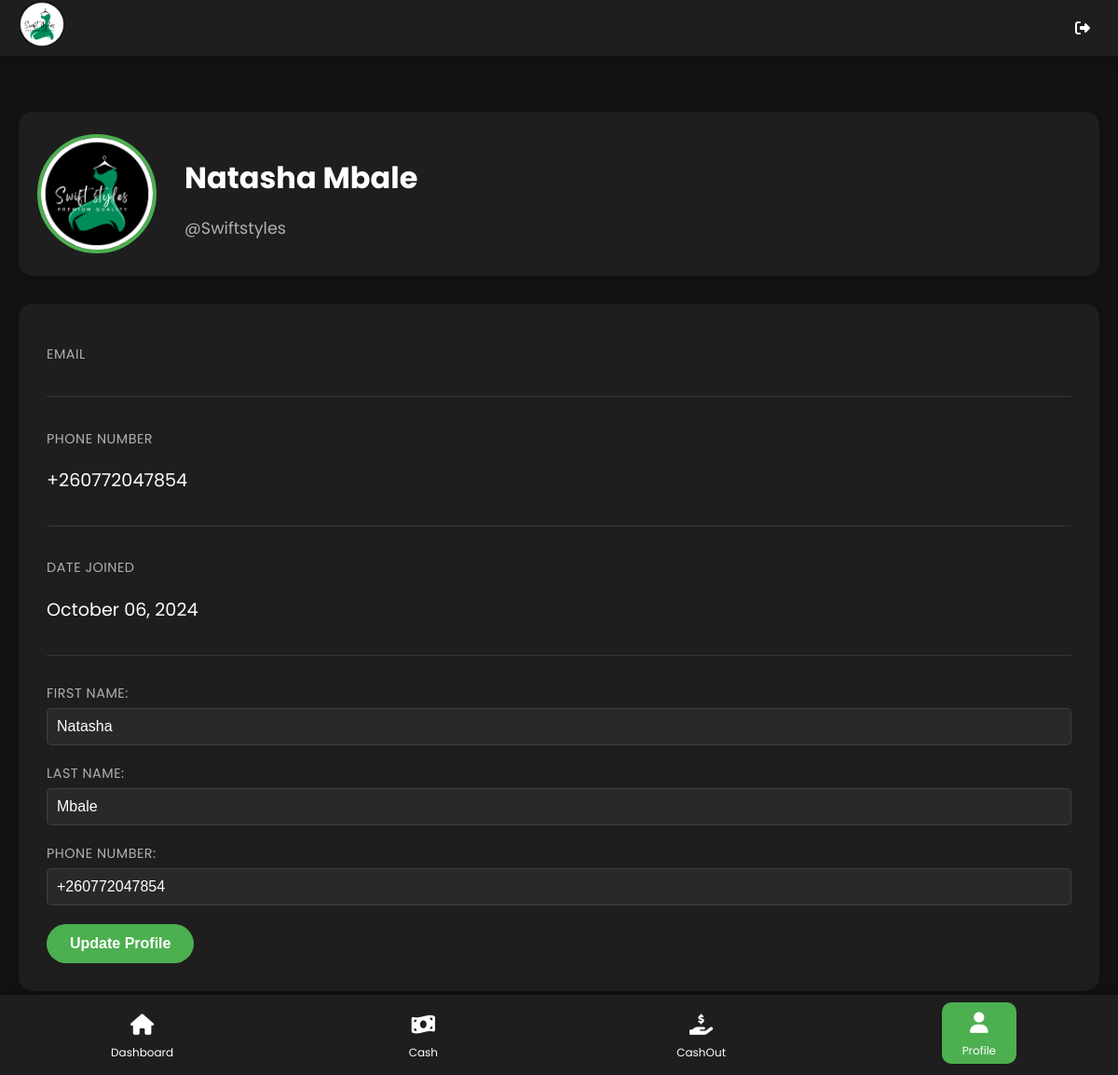
The app's page /accounts/profile/ (signed in) with its own data.
### users/models.py (models this page shows, shortened)
class CustomUser(AbstractUser):
    first_name = models.CharField(max_length=100)
    last_name = models.CharField(max_length=100)
    phone_number = models.CharField(max_length=13, unique=True)
    house_number = models.CharField(max_length=50)
    business_location = models.CharField(max_length=255)
    profile_pic = models.ImageField(upload_to='profile_pics/', null=True, blank=True)
    profile_pic_thumbnail = models.ImageField(upload_to='profile_pics/thumbnails/', null=True, blank=True)
    is_approved = models.BooleanField(default=False)
    is_admin = models.BooleanField(default=False)  # Add this line

### users/views.py (the view)
# urls.py: path('profile/', views.profile, name='profile'),  # users/profile.html
@login_required
def profile(request):
    user = request.user
    if request.method == 'POST':
        form = ProfileForm(request.POST, request.FILES, instance=user)
        if form.is_valid():
            form.save()
            return redirect('profile')  # Redirect to the profile page after successful update
    else:
        form = ProfileForm(instance=user)
    return render(request, 'users/profile.html', {'form': form})

### users/forms.py
class ProfileForm(forms.ModelForm):
    class Meta:
        model = CustomUser
        fields = ['first_name', 'last_name', 'phone_number']

### users/templates/users/profile.html (shortened to what this page needs)
{% extends "mma/base.html" %}
{% load static %}
{% block content %}
<div class="profile-container">
    <div class="profile-header">
        {% if user.profile_pic %}
    <img src="{{ user.profile_pic.url }}" alt="Profile Picture" class="profile-picture">
{% else %}
    <p>No profile picture available.</p>
{% endif %}
        <div>
            <h2 class="profile-name">{{ user.get_full_name }}</h2>
            <p class="profile-username">@{{ user.username }}</p>
        </div>
    </div>
    <div class="profile-info">
        <div class="info-group">
            <p class="info-label">Email</p>
        </div>
        <div class="info-group">
            <p class="info-label">Phone Number</p>
            <p class="info-value">{{ user.phone_number|default:"Not provided" }}</p>
        </div>
        <div class="info-group">
            <p class="info-label">Date Joined</p>
            <p class="info-value">{{ user.date_joined|date:"F d, Y" }}</p>
        </div>
        <form method="post" enctype="multipart/form-data">
            {{ form.as_p }}
            <button type="submit" class="btn-edit-profile">Update Profile</button>
        </form>
    </div>
</div>
{% endblock %}

### mma/templates/mma/base.html (style rules this page uses)
:root { --primary-color: #4CAF50; --secondary-color: #2196F3; --background-color: #121212; --card-background: #1E1E1E; --text-color: #FFFFFF; --secondary-text: #B0B0B0; --nav-height: 60px; --table-header-bg: #333; --table-row-bg: #1E1E1E; --table-row-alt-bg: #2E2E2E; }
body { font-family: 'Poppins', sans-serif; background-color: var(--background-color); color: var(--text-color); margin: 0; padding: 0; padding-top: var(--nav-height); padding-bottom: 70px; }
button { background-color: #007bff; color: white; border: none; padding: 5px 10px; cursor: pointer; border-radius: 4px; }

### users/templates/users/profile.html (style rules this page uses)
.profile-header { display: flex; align-items: center; margin-bottom: 30px; background-color: var(--card-background); border-radius: 15px; padding: 20px; box-shadow: 0 4px 6px rgba(0, 0, 0, 0.1); flex-wrap: wrap; }
.profile-picture { width: 120px; height: 120px; border-radius: 50%; object-fit: cover; margin-right: 30px; border: 4px solid var(--primary-color); }
.profile-name { font-size: 2rem; color: var(--text-color); margin-bottom: 5px; }
.profile-username { font-size: 1.1rem; color: var(--secondary-text); }
.profile-info { background-color: var(--card-background); border-radius: 15px; padding: 30px; margin-bottom: 20px; box-shadow: 0 4px 6px rgba(0, 0, 0, 0.1); }
.info-group { margin-bottom: 20px; border-bottom: 1px solid rgba(255, 255, 255, 0.1); padding-bottom: 15px; overflow: hidden; }
.info-label { font-size: 0.9rem; color: var(--secondary-text); margin-bottom: 5px; text-transform: uppercase; letter-spacing: 0.5px; }
.info-value { font-size: 1.2rem; color: var(--text-color); word-wrap: break-word; }
.btn-edit-profile { background-color: var(--primary-color); color: var(--text-color); border: none; border-radius: 25px; padding: 12px 25px; cursor: pointer; font-weight: 600; text-decoration: none; display: inline-block; transition: background-color 0.3s, transform 0.3s; font-size: 1rem; }
form { margin-top: 30px; }
form p { margin-bottom: 20px; }
form label { display: block; margin-bottom: 5px; color: var(--secondary-text); font-size: 0.9rem; text-transform: uppercase; letter-spacing: 0.5px; }
form input[type="text"], form input[type="email"], form input[type="file"] { width: 100%; padding: 10px; border: 1px solid rgba(255, 255, 255, 0.1); border-radius: 5px; background-color: rgba(255, 255, 255, 0.05); color: var(--text-color); font-size: 1rem; box-sizing: border-box; }

### records on screen
CustomUser: profile_pic (picture), get_full_name "Natasha Mbale", username "Swiftstyles", phone_number "+260772047854", date_joined "October 06, 2024", first_name "Natasha", last_name "Mbale"
